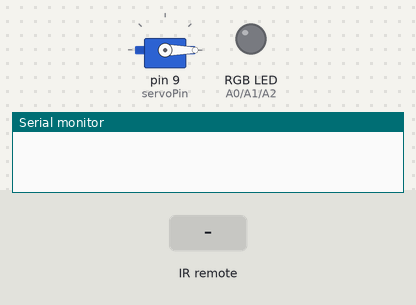
A sketch run on a simulated Arduino Uno, built with avr-gcc and run on an emulated ATmega328P. Shown: servo, an RGB LED mixed from three pins (HIGH = lit), the last lines printed to the serial monitor. The test bench sets the inputs (shaded band).

Above: at 1.3 s.
1.4 s: infrared code 0xFF629D received
At 2.7 s:
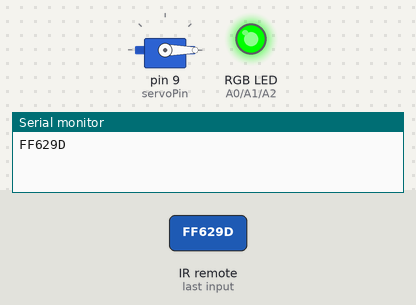
3.0 s: infrared code 0xFF9867 received
At 4.1 s:
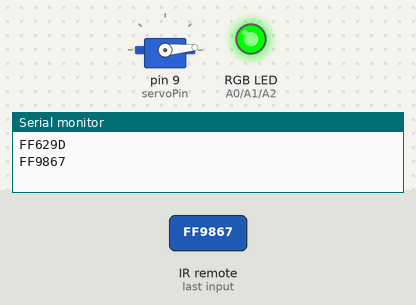
Timing chart, 0 to 6.0 s (numbered marks = the images above; inputs shaded):
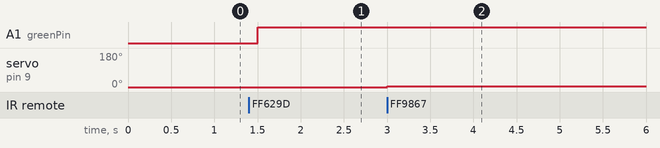

The sketch:

RemoteRGBServo.ino
```cpp
#include <Servo.h>
#include <IRremote.h>
#define ON_OFF_KEY 0xFF629D
#define A_KEY 0xFF22DD
#define B_KEY 0xFF02FD
#define C_KEY 0xFFC23D
#define UP_KEY 0xFF9867
#define DOWN_KEY 0xFF38C7


int sensorPin = 11;
int servoPin = 9;
int redPin = A0;
int greenPin = A1;
int bluePin = A2;
int pos = 0;      //position of servo in degrees

Servo myservo;
IRrecv irrecv(sensorPin);
decode_results results;

void setup() {
  // put your setup code here, to run once:
  Serial.begin(9600);
  myservo.attach(servoPin);
  irrecv.enableIRIn();  //start receiver
  pinMode(sensorPin, INPUT);
  myservo.write(pos);   //move servo to 0 degrees on start up
}

void loop() {
  // put your main code here, to run repeatedly:
  if( irrecv.decode(&results)){

    if( results.value == UP_KEY )
    {
      pos = pos + 5;
      if( pos >= 180 )    //prevents windup of the position
      {
        pos = 180;
      }
      myservo.write(pos);
    }

    if( results.value == DOWN_KEY )
    {
      pos = pos - 5;
      if( pos <= 0 )    //prevents windup of the position
      {
        pos = 0;
      }
      myservo.write(pos);
    }

    if( results.value == ON_OFF_KEY )
    {
      rgb(0,255,0);   //turn on LED Green when power key is pressed
    }

    Serial.println( results.value, HEX );
    irrecv.resume();    //resume receiver
  }

  delay(500);
}

void rgb(int red, int green, int blue)
{
  analogWrite(redPin, red);
  analogWrite(greenPin, green);
  analogWrite(bluePin, blue);
}
```

Measured:
- after the input at 1.4 s, A1 (greenPin): LOW → HIGH after 0.10 s
- after the input at 3.0 s, servo on pin 9 (servoPin): 0° → 5° at once
